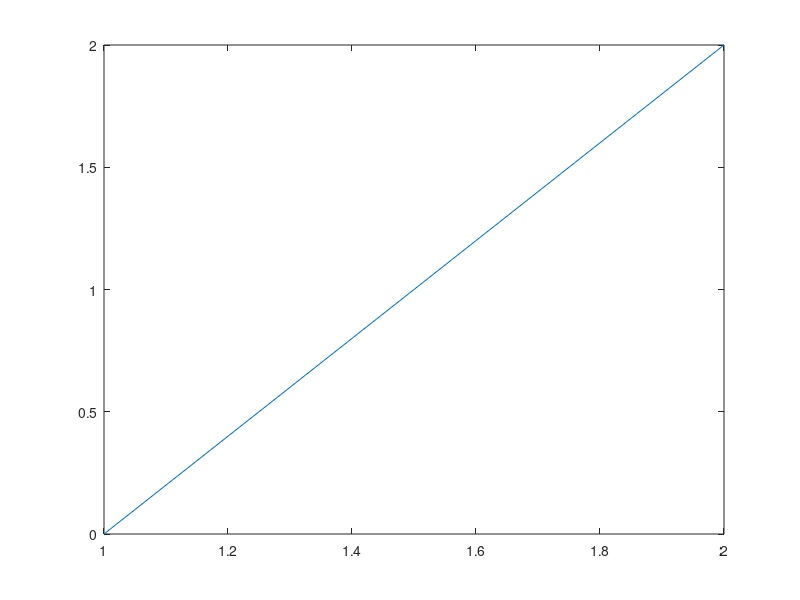

This figure's MATLAB source:
close all; clear; clc;

Rx = [0,0];
Tx = [0,2];
angle = 10/360*2*pi;


L3x = Tx(2)*tan(angle);
L3y = Tx(1)*tan(angle)
plot(Tx);